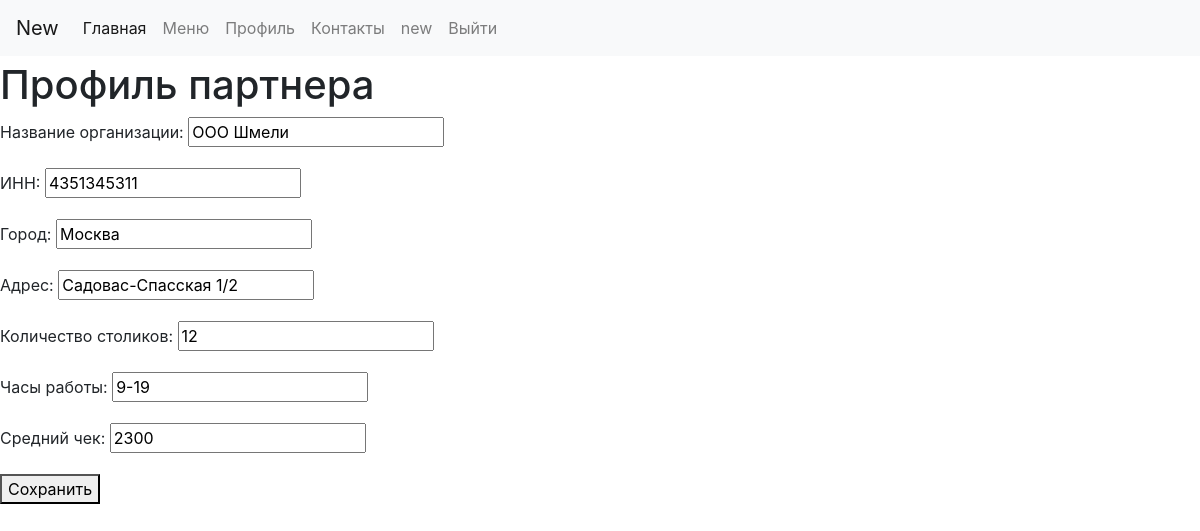
Screenshot of /place_info/11/ (signed in) with the database file from the repository.
### dishlist/models.py (models this page shows, shortened)
class Place(models.Model):
    title_place = models.CharField(max_length=150, db_index=True, verbose_name='Заведение')
    author = models.ForeignKey(get_user_model(), on_delete=models.SET_NULL, related_name='place_author', null=True,
                               default=None)
    place_info = models.OneToOneField('PlaceInfo', on_delete=models.SET_NULL, null=True, blank=True, related_name='place_info_reverse')
    class Meta:
        verbose_name = 'Заведение'
        verbose_name_plural = 'Заведения'
        ordering = ['title_place']

class PlaceInfo(models.Model):
    place = models.ForeignKey(Place, related_name='info_set', on_delete=models.CASCADE, verbose_name='Заведение')
    organization_name = models.CharField(max_length=255, null=True, verbose_name='Название организации')
    inn = models.PositiveIntegerField(verbose_name='ИНН',null=True, unique=True)
    city = models.CharField(max_length=100, null=True, verbose_name='Город')
    address = models.CharField(max_length=255, null=True, verbose_name='Адрес')
    number_of_tables = models.PositiveIntegerField(null=True, verbose_name='Количество столиков')
    working_hours = models.CharField(max_length=255, null=True, verbose_name='Часы работы')
    average_check = models.PositiveIntegerField(null=True, verbose_name='Средний чек')
    class Meta:
        verbose_name = 'Информация о заведении'
        verbose_name_plural = 'Информация о заведениях'

### dishlist/views.py (the view, shortened to what this page needs)
# urls.py: path('place_info/<int:place_id>/', views.PlaceInfoUpdateView.as_view(), name='update_place_info'),
class PlaceInfoUpdateView(UpdateView):
    model = PlaceInfo
    fields = ['organization_name', 'inn', 'city', 'address', 'number_of_tables', 'working_hours', 'average_check']
    template_name = 'dishlist/dashboard/update_place_info.html'  # Замените на имя вашего шаблона
    success_url = reverse_lazy('update_place_info')  # Замените на имя вашего URL-адреса успешного обновления
    def get_object(self, queryset=None):
        return PlaceInfo.objects.get(place__author=self.request.user)
    def get_context_data(self, *, object_list=None, **kwargs):
        context = super().get_context_data(**kwargs)
        context['title'] = Place.objects.get(pk=self.kwargs['place_id']).title_place  # Добавьте .name для получения названия
        context['place_id'] = self.kwargs['place_id']
        return context

### dishlist/templates/dishlist/dashboard/update_place_info.html (shortened to what this page needs)
{% extends 'base_index.html' %}
{% block content %}
<h4>Заполните данные формы</h4>
<h1>Профиль партнера</h1>
    <form method="post">
        {{ form.as_p }}
        <button type="submit">Сохранить</button>
    </form>
{% endblock %}

### templates/base_index.html (shortened to what this page needs)
<!DOCTYPE html>
<html lang="en">
<head>
  <link rel="stylesheet" href="https://stackpath.bootstrapcdn.com/bootstrap/4.5.2/css/bootstrap.min.css">
</head>
<body>
{% block navbar %}
<nav class="navbar navbar-expand-lg navbar-light bg-light fixed-top">
    <a class="navbar-brand" href="#">{{title}}</a>
    <div class="collapse navbar-collapse" id="navbarSupportedContent">
      <ul class="navbar-nav mr-auto">
        <li class="nav-item active">
          <a class="nav-link" href="{% url 'dashboard_menu' place_id %}"> Главная <span class="sr-only">(current)</span></a>
        </li>
        <li class="nav-item">
          <a class="nav-link" href="{% url 'dashboard_menu' place_id %}">Меню</a>
        </li>
        <li class="nav-item">
          <a class="nav-link" href="{% url 'update_place_info' place_id %}">Профиль</a>
        </li>
        <li class="nav-item">
          <a class="nav-link" href="#">Контакты</a>
        </li>
        {% if user.is_authenticated %}
        <li class="nav-item">
            <a class="nav-link" href="{% url 'users:profile' %}"> {{user.username}}</a>
            </li>
          <li class="nav-item">
          <a class="nav-link" href="{% url 'users:logout' %}">Выйти</a>
        </li>
        {% endif %}
      </ul>
    </div>
  </nav>
{% endblock %}
{% block place_bar %} Описание кафе {% endblock %}
{% block content %} Контент страницы {% endblock %}

### templates/base_index.html (style rules this page uses)
.navbar { transition: top 0.3s; z-index: 1000; }
.fixed-top { position: fixed; top: 0; width: 100%; }

### rows the page displays
Place: title_place "New"
PlaceInfo: organization_name "ООО Шмели", inn "4351345311", city "Москва", address "Садовас-Спасская 1/2", number_of_tables "12", working_hours "9-19", average_check "2300"

### other values shown
{{ user.username }} "new"
